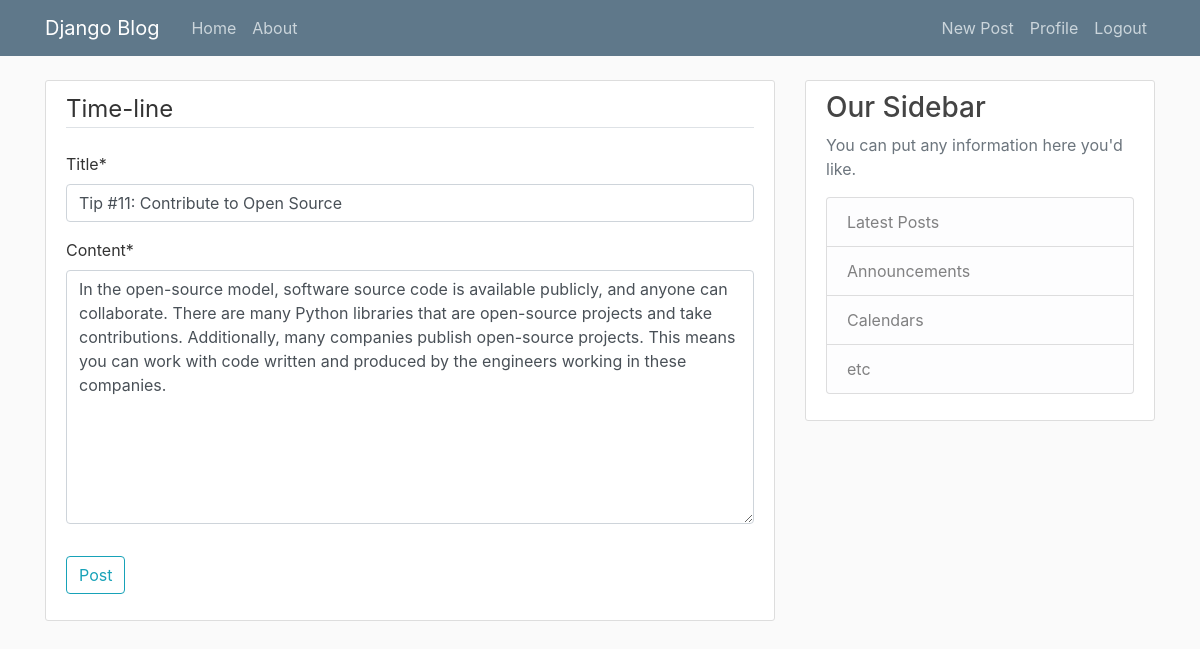
The app's page /post/18/update/ (signed in) with its own data.
### polls/models.py (models this page shows, shortened)
class post(models.Model):
    title = models.CharField(max_length=100)
    content = models.TextField()
    date_posted = models.DateTimeField(default=timezone.now)
    author = models.ForeignKey(User, on_delete=models.CASCADE)

### polls/views.py (the view, shortened to what this page needs)
# urls.py: path('post/<int:pk>/update/', PostUpdateView.as_view(), name="post-update"),
class PostUpdateView(LoginRequiredMixin, UserPassesTestMixin, UpdateView):
    model = post
    fields = ['title','content']
    def test_func(self):
        post =self.get_object()
        if self.request.user == post.author:
            return True
        return False

### polls/templates/polls/post_form.html (shortened to what this page needs)
{% extends "polls/base.html" %}
{% load crispy_forms_tags %}
{% block content %}
<div class="content-section">
    <form method="POST">
        <fieldset class ="form-group">
            <legend class = "border-bottom mb-4">Time-line</legend>
            {{ form|crispy }}
        </fieldset>
        <div class= "form-group">
            <button class="btn btn-outline-info" type="submit">Post</button>
        </div>
    </form>
</div>
{% endblock content %}

### polls/static/polls/main.css (style rules this page uses)
body { background: #fafafa; color: #333333; margin-top: 5rem; }
.content-section { background: #ffffff; padding: 10px 20px; border: 1px solid #dddddd; border-radius: 3px; margin-bottom: 20px; }

### records on screen
post: title "Tip #11: Contribute to Open Source", content "In the open-source model, software source code is available publicly, and anyone can collaborate. There are many Python libraries that are open-source projects and take contributions. Additionally, many companies publish open-source projects. This means you can work with code written and produced by the engineers working in these companies."
